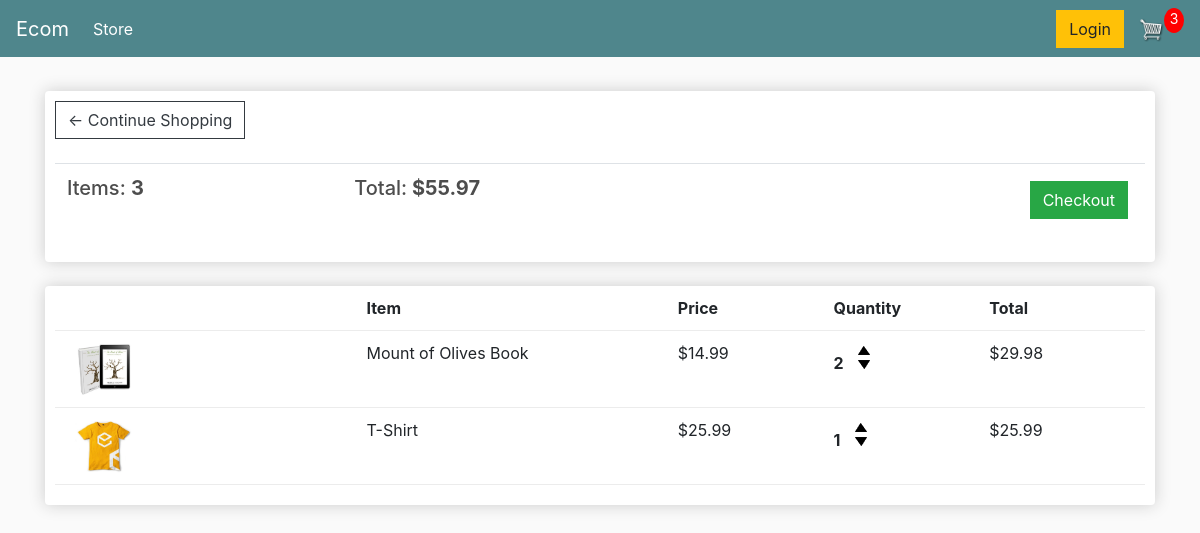
/cart/ (signed in), run on an earlier commit of the app's database.
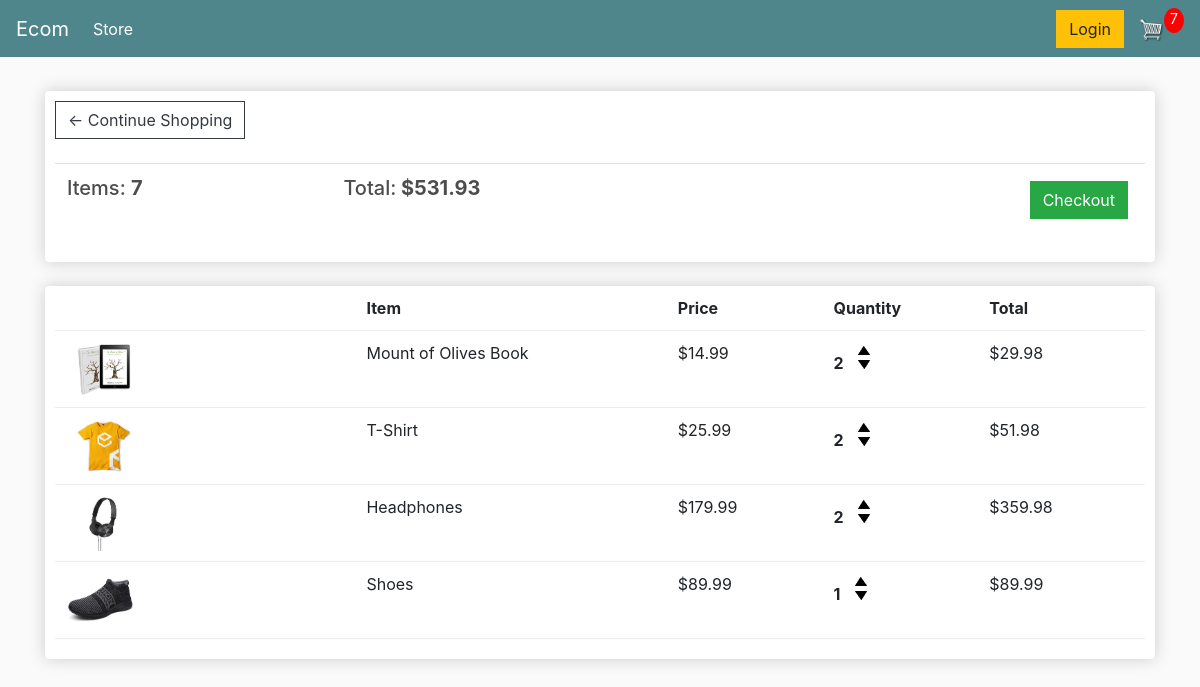
And on a later commit of the database.
### store/models.py (models this page shows, shortened)
class Order(models.Model):
    customer = models.ForeignKey(Customer, on_delete=models.SET_NULL, null=True, blank=True)
    date_ordered = models.DateTimeField(auto_now_add=True)
    complete = models.BooleanField(default=False, null=True, blank=False)
    transaction_id = models.CharField(max_length=200, null=True)
    @property
    def get_cart_total(self):
        orderitem = self.orderitem_set.all()
        total = sum([item.get_total for item in orderitem])
        return total
    @property
    def get_cart_items(self):
        orderitem = self.orderitem_set.all()
        total = sum([item.quantity for item in orderitem])
        return total

class OrderItem(models.Model):
    product = models.ForeignKey(Product, on_delete=models.SET_NULL, null=True, blank=True)
    order   = models.ForeignKey(Order, on_delete=models.SET_NULL, null=True, blank=True)
    quantity = models.IntegerField(default=0, null=True, blank=True)
    date_ordered = models.DateTimeField(auto_now_add= True)
    @property
    def get_total(self):
        total = self.quantity * self.product.price
        return total

class Product(models.Model):
    name = models.CharField(max_length=200, null = True)
    price = models.DecimalField(max_digits= 7, decimal_places= 2)
    digital = models.BooleanField(default=False, null = True, blank=False)
    image = models.ImageField(null=True, blank=True)
    @property
    def imageURL(self):
        try:
            url = self.image.url
        except:
            url = ''
        return url

### store/views.py (the view)
# urls.py: path('cart/', views.cart, name = 'cart'),
def cart(request):
	if request.user.is_authenticated:
		customer = request.user.customer
		order, created = Order.objects.get_or_create(customer=customer, complete=False)
		items = order.orderitem_set.all()
		cartItems = order.get_cart_items
	else:
		items = []
		order = {'get_total_price': 0, 'get_cart_items': 0, 'shipping':False}
		cartItems = order ['get_cart_items']
	context = {'items': items, 'order': order, 'cartItems': cartItems}
	return render(request, 'store/cart.html', context)

### store/templates/store/cart.html
{% extends 'store/main.html' %}
{% load static %}
{% block content %}
<div class="row">
	<div class="col-lg-12">
		<div class="box-element">
            <a  class="btn btn-outline-dark" href="{% url 'store' %}">&#x2190; Continue Shopping</a>
	            <br>
	            <br>
	            <table class="table">
		            <tr>
			            <th><h5>Items: <strong>{{order.get_cart_items}}</strong></h5></th>
			            <th><h5>Total:<strong> ${{order.get_cart_total|floatformat:2}}</strong></h5></th>
			            <th>
				            <a  style="float:right; margin:5px;" class="btn btn-success"
                            href="{% url 'checkout' %}">Checkout</a>
			            </th>
		            </tr>
	            </table>
		</div>
		<br>
		<div class="box-element">
            <div class="cart-row">
                <div style="flex:2"></div>
                <div style="flex:2"><strong>Item</strong></div>
                <div style="flex:1"><strong>Price</strong></div>
                <div style="flex:1"><strong>Quantity</strong></div>
                <div style="flex:1"><strong>Total</strong></div>
            </div>
            {% for item in items %}
            <div class="cart-row">
                <div style="flex:2"><img class="row-image" src="{{ item.product.imageURL }}"></div>
                <div style="flex:2"><p>{{ item.product.name }}</p></div>
                <div style="flex:1"><p>${{ item.product.price|floatformat:2 }}</p></div>
                <div style="flex:1">
                    <p class="quantity">{{ item.quantity }}</p>
                    <div class="quantity">
                        <img data-product="{{item.product.id}}" data-action="add"
                        class="chg-quantity update-cart" src="{% static  'images/arrow-up.png' %}">
		                <img data-product="{{item.product.id}}" data-action="remove"
                        class="chg-quantity update-cart" src="{% static  'images/arrow-down.png' %}">
                    </div>
                </div>
                <div style="flex:1"><p>${{item.get_total}}</p></div>
            </div>
            {% endfor %}
		</div>
	</div>
</div>
{% endblock content %}

### store/templates/store/main.html (shortened to what this page needs)
<!DOCTYPE html>
{% load static %}
<html>
<head>
    <link rel="stylesheet" href="https://stackpath.bootstrapcdn.com/bootstrap/4.4.1/css/bootstrap.min.css"
>
    <link rel="stylesheet" type="text/css" href="{% static 'css/main.css' %}">
</head>
<body>
    <nav class="navbar navbar-expand-lg navbar-dark bg-dark">
        <a class="navbar-brand" href="{% url 'store' %}">Ecom</a>
        <div class="collapse navbar-collapse" id="navbarSupportedContent">
          <ul class="navbar-nav mr-auto">
            <li class="nav-item active">
              <a class="nav-link" href="{% url 'store' %}">Store <span class="sr-only">(current)</span></a>
            </li>
          </ul>
          <div class="form-inline my-2 my-lg-0">
            <a href="#"class="btn btn-warning">Login</a>
            <a href="{% url 'cart' %}">
               <img  id="cart-icon" src="{% static 'images/cart.png' %}">
           </a>
           <p id="cart-total">{{cartItems}}</p>
         </div>
        </div>
      </nav>
    <div class="container">
    <br>
        {% block content %}
        {% endblock content %}
    </div>
</body>
</html>

### static/css/main.css (style rules this page uses)
body { background-color: hsl(0, 0%, 98%); }
h1,h2,h3,h4,h5,h6 { color:hsl(0, 0%, 30%); }
.box-element { box-shadow:hsl(0, 0%, 80%) 0 0 16px; background-color: #fff; border-radius: 4px; padding: 10px; }
.bg-dark { background-color: #4f868c!important; }
#cart-icon { width:25px; display: inline-block; margin-left: 15px; }
#cart-total { display: block; text-align: center; color:#fff; background-color: red; width: 20px; height: 25px; border-radius: 50%; font-size: 14px; }
.col-lg-4, .col-lg-6, .col-lg-8, .col-lg-12 { margin-top: 10px; }
.btn { border-radius: 0; }
.row-image { width: 100px; }
.cart-row { display: flex; align-items: flex-stretch; padding-bottom: 10px; margin-bottom: 10px; border-bottom: 1px solid #ececec; }
.quantity { display: inline-block; font-weight: 700; padding-right:10px; }
.chg-quantity { width: 12px; cursor: pointer; display: block; margin-top: 5px; transition:.1s; }

What changed in the data, as far as the page shows it:
changed through a linked row, Order: get_cart_items "3" → "7"; get_cart_total "55.97" → "531.93"
changed OrderItem "T-Shirt": quantity "1" → "2"; get_total "25.99" → "51.98"
added OrderItem: product.imageURL (picture), product.name "Headphones", product.price "179.99", quantity "2", get_total "359.98"
added OrderItem: product.imageURL (picture), product.name "Shoes", product.price "89.99", quantity "1", get_total "89.99"
Also different on the page:
{{ cartItems }}: "3" → "7"
